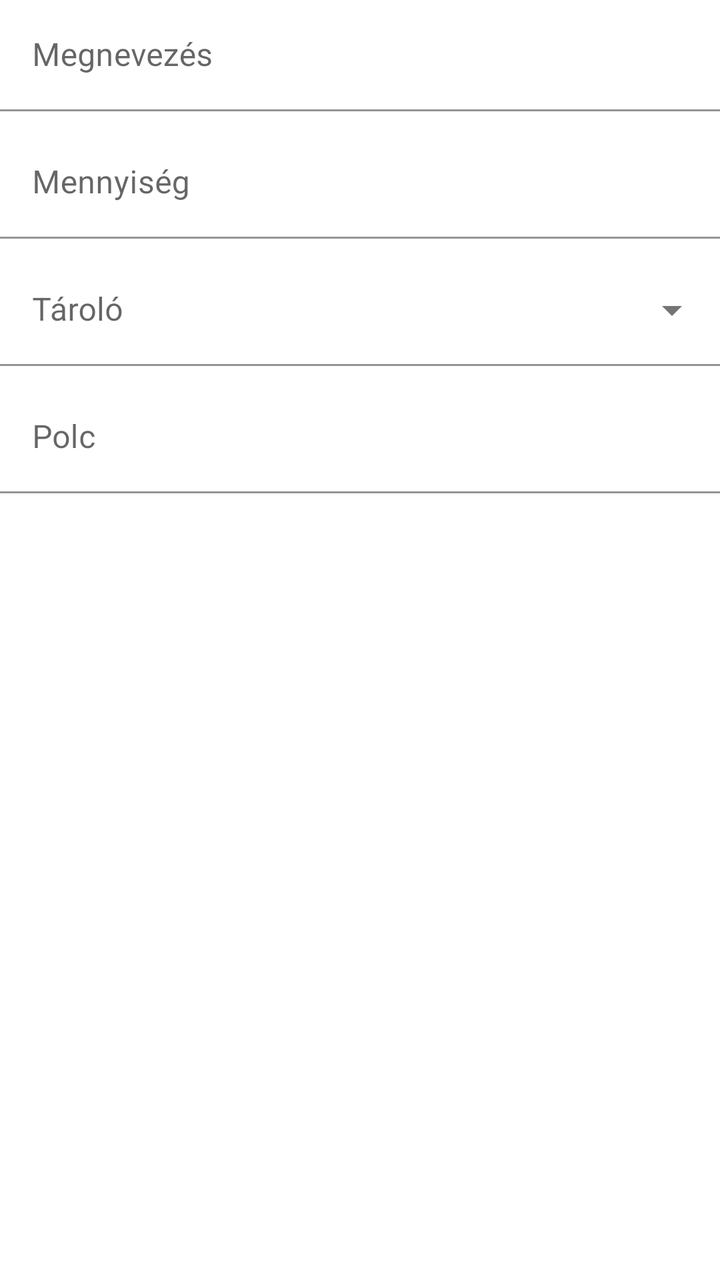
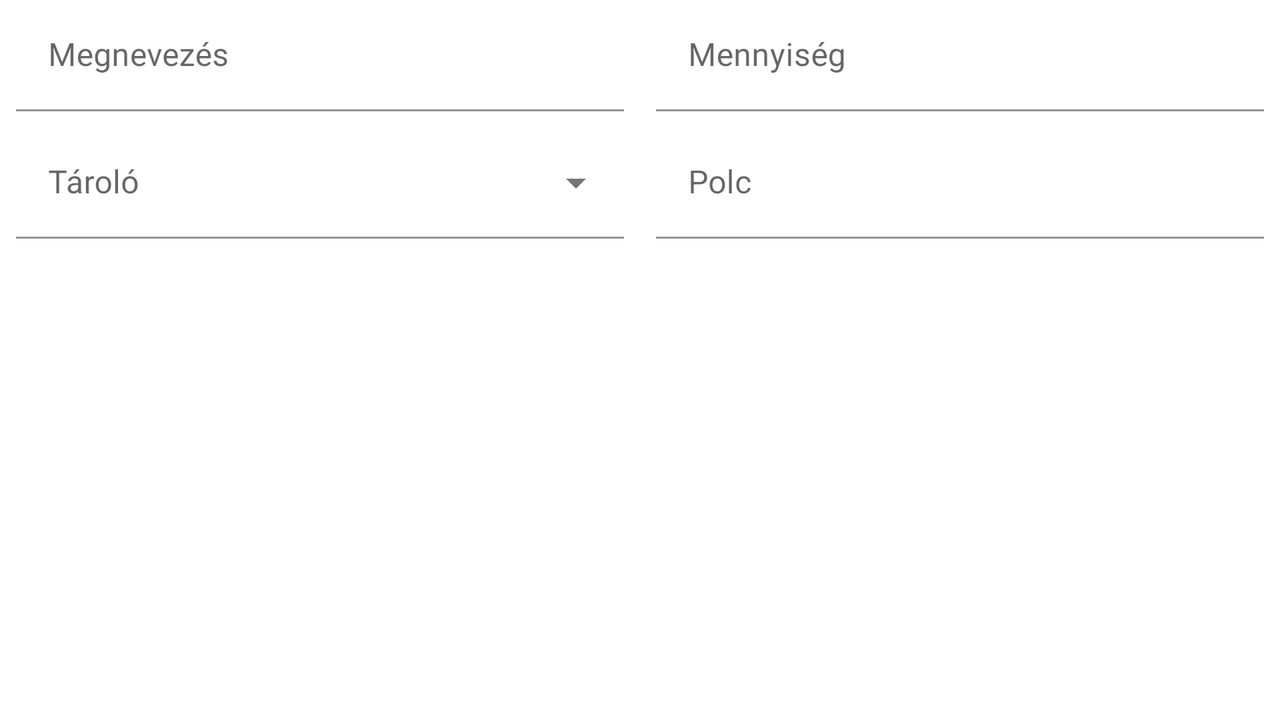

An Android layout and its configuration variant, each rendered on a device that would load it. The default file and the variant file are quoted in full after the pictures.
<!-- AndroidManifest.xml: application theme AppTheme -->
<!-- res/layout/bottom_sheet_add_storage_item_inputs.xml -->
<?xml version="1.0" encoding="utf-8"?>
<LinearLayout xmlns:android="http://schemas.android.com/apk/res/android"
    android:layout_width="match_parent"
    android:layout_height="wrap_content"
    android:orientation="vertical">

    <com.google.android.material.textfield.TextInputLayout
        android:id="@+id/textInputLayoutAddItemName"
        android:layout_width="match_parent"
        android:layout_height="wrap_content"
        android:layout_marginBottom="8dp">
        <com.google.android.material.textfield.TextInputEditText
            android:id="@+id/editTextAddItemName"
            android:layout_width="match_parent"
            android:layout_height="wrap_content"
            android:inputType="textCapSentences"
            android:singleLine="true"
            android:imeOptions="actionNext"
            android:background="@color/transparent"
            android:hint="@string/name" />
    </com.google.android.material.textfield.TextInputLayout>

    <com.google.android.material.textfield.TextInputLayout
        android:id="@+id/textInputLayoutAddItemVolume"
        android:layout_width="match_parent"
        android:layout_height="wrap_content"
        android:layout_marginBottom="8dp">
        <com.google.android.material.textfield.TextInputEditText
            android:id="@+id/editTextAddItemVolume"
            android:layout_width="match_parent"
            android:layout_height="wrap_content"
            android:inputType="number"
            android:singleLine="true"
            android:imeOptions="actionDone"
            android:background="@color/transparent"
            android:hint="@string/volume" />
    </com.google.android.material.textfield.TextInputLayout>

    <com.google.android.material.textfield.TextInputLayout
        android:id="@+id/menuStoragechooserContainer"
        style="@style/Widget.MaterialComponents.TextInputLayout.FilledBox.ExposedDropdownMenu"
        android:layout_width="match_parent"
        android:layout_height="wrap_content"
        android:layout_marginBottom="8dp">
        <AutoCompleteTextView
            android:id="@+id/menuStoragechooser"
            android:layout_width="match_parent"
            android:layout_height="wrap_content"
            android:inputType="none"
            android:backgroundTint="@color/transparent"
            android:hint="@string/storage"/>
    </com.google.android.material.textfield.TextInputLayout>

    <com.google.android.material.textfield.TextInputLayout
        android:id="@+id/textInputLayoutAddItemShelf"
        android:layout_width="match_parent"
        android:layout_height="wrap_content">
        <com.google.android.material.textfield.TextInputEditText
            android:id="@+id/editTextAddItemShelf"
            android:layout_width="match_parent"
            android:layout_height="wrap_content"
            android:inputType="number"
            android:singleLine="true"
            android:imeOptions="actionDone"
            android:background="@color/transparent"
            android:hint="@string/shelf" />
    </com.google.android.material.textfield.TextInputLayout>

</LinearLayout>
<!-- resources referenced by this layout -->
<resources>
  <color name="transparent">#00FFFFFF</color>
  <string name="name">Megnevezés</string>
  <string name="shelf">Polc</string>
  <string name="storage">Tároló</string>
  <string name="volume">Mennyiség</string>
  <style name="AppTheme" parent="Theme.MaterialComponents.DayNight">
          <item name="colorPrimary">@color/colorAccent</item>
          <item name="colorPrimaryDark">@color/colorPrimaryDark</item>
          <item name="colorAccent">@color/colorAccent</item>
          <item name="android:windowLightStatusBar">true</item>
          <item name="actionBarTheme">@style/MyActionBar</item>
          <item name="android:windowLightNavigationBar" tools:targetApi="27">true</item>
          <item name="android:navigationBarColor" tools:targetApi="27">@android:color/white</item>
      </style>
  <color name="colorAccent">#00B3FF</color>
  <color name="colorPrimaryDark">@android:color/white</color>
  <style name="MyActionBar" parent="ThemeOverlay.AppCompat.DayNight.ActionBar">
          <item name="android:background">@color/colorPrimary</item>
          <item name="android:textColorPrimary">@color/colorText</item>
      </style>
  <color name="colorPrimary">@android:color/white</color>
  <color name="colorText">#000000</color>
</resources>
<!-- res/layout-land/bottom_sheet_add_storage_item_inputs.xml (the author's variant of the layout above) -->
<!-- drawn on the phone turned sideways -->
<?xml version="1.0" encoding="utf-8"?>
<LinearLayout xmlns:android="http://schemas.android.com/apk/res/android"
    android:layout_width="match_parent"
    android:layout_height="wrap_content"
    android:orientation="vertical">

    <LinearLayout
        android:layout_width="match_parent"
        android:layout_height="wrap_content"
        android:baselineAligned="false">

        <com.google.android.material.textfield.TextInputLayout
            android:id="@+id/textInputLayoutAddItemName"
            android:layout_width="0dp"
            android:layout_height="wrap_content"
            android:layout_weight="1"
            android:layout_marginStart="8dp"
            android:layout_marginEnd="8dp"
            android:layout_marginBottom="8dp">
            <com.google.android.material.textfield.TextInputEditText
                android:id="@+id/editTextAddItemName"
                android:layout_width="match_parent"
                android:layout_height="wrap_content"
                android:inputType="textCapSentences"
                android:singleLine="true"
                android:imeOptions="actionNext"
                android:background="@color/transparent"
                android:hint="@string/name" />
        </com.google.android.material.textfield.TextInputLayout>

        <com.google.android.material.textfield.TextInputLayout
            android:id="@+id/textInputLayoutAddItemVolume"
            android:layout_width="0dp"
            android:layout_height="wrap_content"
            android:layout_weight="1"
            android:layout_marginStart="8dp"
            android:layout_marginEnd="8dp"
            android:layout_marginBottom="8dp">
            <com.google.android.material.textfield.TextInputEditText
                android:id="@+id/editTextAddItemVolume"
                android:layout_width="match_parent"
                android:layout_height="wrap_content"
                android:inputType="number"
                android:singleLine="true"
                android:imeOptions="actionDone"
                android:background="@color/transparent"
                android:hint="@string/volume" />
        </com.google.android.material.textfield.TextInputLayout>

    </LinearLayout>


    <LinearLayout
        android:layout_width="match_parent"
        android:layout_height="wrap_content"
        android:baselineAligned="false">

        <com.google.android.material.textfield.TextInputLayout
            android:id="@+id/menuStoragechooserContainer"
            style="@style/Widget.MaterialComponents.TextInputLayout.FilledBox.ExposedDropdownMenu"
            android:layout_width="0dp"
            android:layout_height="wrap_content"
            android:layout_weight="1"
            android:layout_marginStart="8dp"
            android:layout_marginEnd="8dp"
            android:layout_marginBottom="8dp">
            <AutoCompleteTextView
                android:id="@+id/menuStoragechooser"
                android:layout_width="match_parent"
                android:layout_height="wrap_content"
                android:inputType="none"
                android:backgroundTint="@color/transparent"
                android:hint="@string/storage"/>
        </com.google.android.material.textfield.TextInputLayout>

        <com.google.android.material.textfield.TextInputLayout
            android:id="@+id/textInputLayoutAddItemShelf"
            android:layout_width="0dp"
            android:layout_height="wrap_content"
            android:layout_weight="1"
            android:layout_marginStart="8dp"
            android:layout_marginEnd="8dp">
            <com.google.android.material.textfield.TextInputEditText
                android:id="@+id/editTextAddItemShelf"
                android:layout_width="match_parent"
                android:layout_height="wrap_content"
                android:inputType="number"
                android:singleLine="true"
                android:imeOptions="actionDone"
                android:background="@color/transparent"
                android:hint="@string/shelf" />
        </com.google.android.material.textfield.TextInputLayout>

    </LinearLayout>

</LinearLayout>
